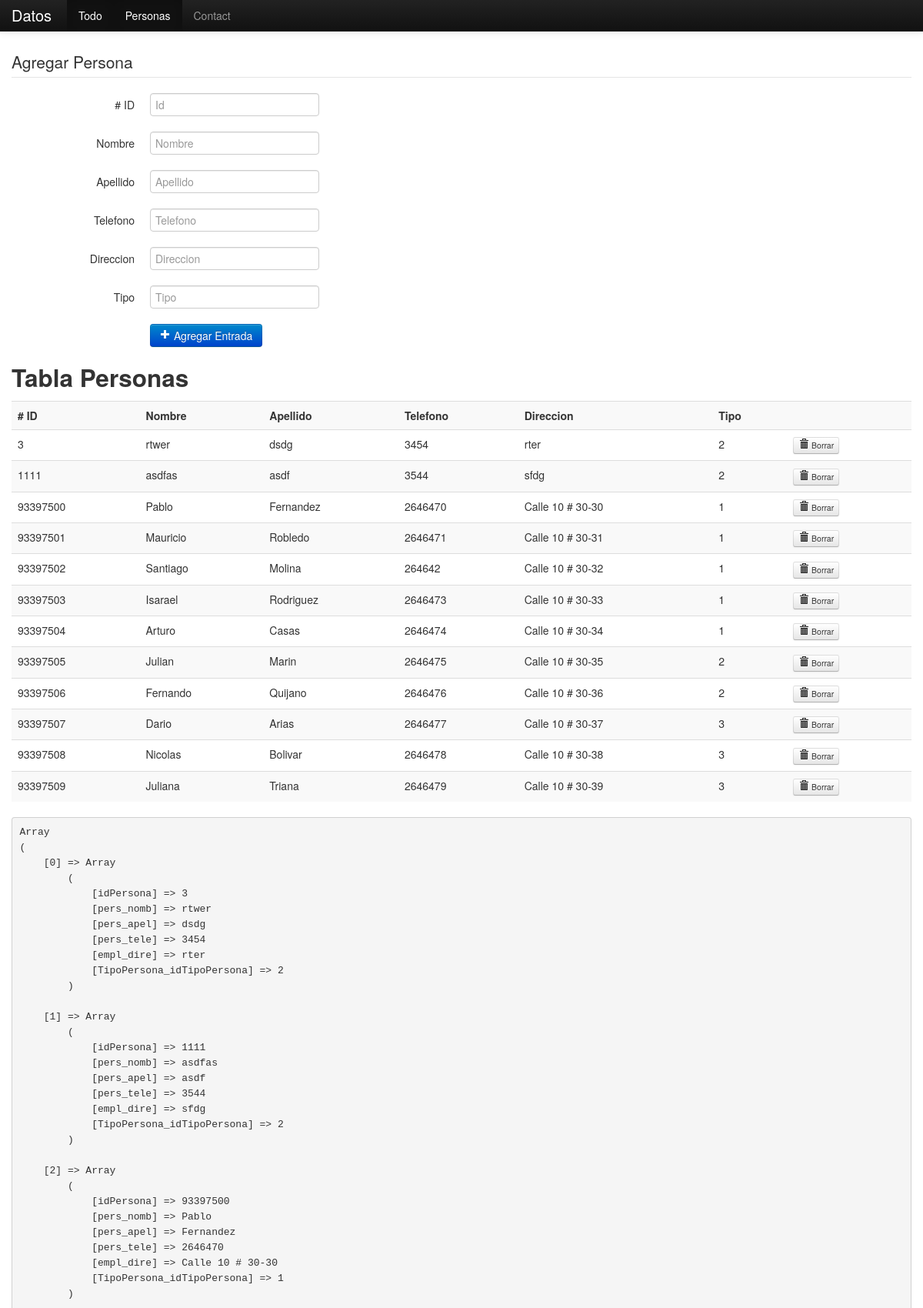
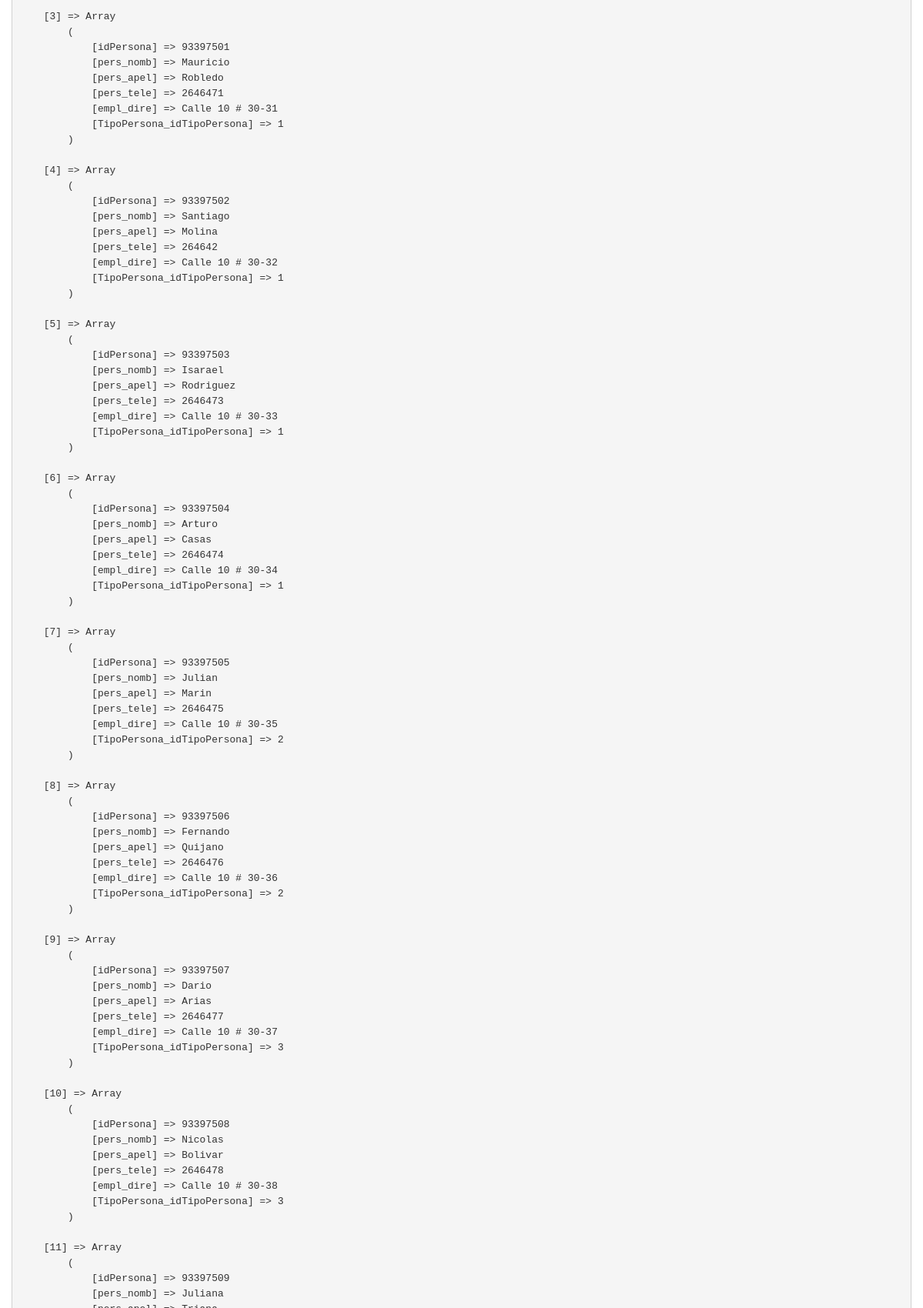
/datos/personas.php (upper part), run on the app's committed database (2 pictures, top to bottom).
### tables this page shows
CREATE TABLE IF NOT EXISTS `persona` (
  `idPersona` int(11) NOT NULL,
  `pers_nomb` varchar(45) DEFAULT NULL,
  `pers_apel` varchar(45) DEFAULT NULL,
  `pers_tele` varchar(45) DEFAULT NULL,
  `empl_dire` varchar(45) DEFAULT NULL,
  `TipoPersona_idTipoPersona` int(11) NOT NULL,
  PRIMARY KEY (`idPersona`),
  KEY `fk_Personas_TipoPersona1_idx` (`TipoPersona_idTipoPersona`)
);

### datos/crud.php (called while the page is built, shortened)
<?php
class Database
{
    private $result = array();
    public function select($table, $rows = '*', $where = null, $order = null)
    {
        $q = 'SELECT '.$rows.' FROM '.$table;
        $query = @mysql_query($q);
        if($query)
        {
            $this->numResults = mysql_num_rows($query);
            for($i = 0; $i < $this->numResults; $i++)
            {
                $r = mysql_fetch_assoc($query);
                $key = array_keys($r);
                for($x = 0; $x < count($key); $x++)
                {
                    if(!is_int($key[$x]))
                    {
                        if(mysql_num_rows($query) > 1)
                            $this->result[$i][$key[$x]] = $r[$key[$x]];
                        else if(mysql_num_rows($query) < 1)
                            $this->result = null;
                        else
                            $this->result[$key[$x]] = $r[$key[$x]];
                    }
                }
            }
            return true;
        }
        else
        {
            return false;
        }
    }
    public function getResult()
    {
        return $this->result;
    }
}
?>

### datos/personas.php (the view, shortened to what this page needs)
<?php
  include('crud.php');
  $table_to_user = "Persona";
?>
<!DOCTYPE html>
<html lang="en">
  <head>
    <link href="css/bootstrap.css" rel="stylesheet">
    <link href="css/bootstrap-responsive.css" rel="stylesheet">
  </head>
  <body>
    <div class="navbar navbar-inverse navbar-fixed-top">
      <div class="navbar-inner">
        <div class="container">
          <a class="brand" href="#"> Datos</a>
          <div class="nav-collapse collapse">
            <ul class="nav">
              <li class="active"><a href="index.php"> Todo </a></li>
              <li class="active"><a href="personas.php"> Personas </a></li>
              <li><a href="#contact">Contact</a></li>
            </ul>
          </div>
        </div>
      </div>
    </div>
    <div class="container">
  <legend> Agregar Persona </legend>
    <form class="form-horizontal" action="<?php echo $_SERVER['PHP_SELF']?>" method="post">
      <div class="control-group">
        <label class="control-label" for="inputId"># ID </label>
        <div class="controls">
        <input type="text" id="inputId" placeholder="Id" name="inputId" value="<?php if (isset($_POST['inputId'])) echo $_POST['inputId']; ?>">
        </div>
      </div>
      <div class="control-group">
        <label class="control-label" for="inputNombre"> Nombre </label>
        <div class="controls">
        <input type="text" id="inputNombre" placeholder="Nombre" name="inputNombre" value="<?php if (isset($_POST['inputNombre'])) echo $_POST['inputNombre']; ?>">
        </div>
      </div>
      <div class="control-group">
        <label class="control-label" for="inputApellido"> Apellido </label>
        <div class="controls">
        <input type="text" id="inputApellido" placeholder="Apellido" name="inputApellido" value="<?php if (isset($_POST['inputApellido'])) echo $_POST['inputApellido']; ?>">
        </div>
      </div>
      <div class="control-group">
        <label class="control-label" for="inputTelefono"> Telefono </label>
        <div class="controls">
        <input type="text" id="inputTelefono" placeholder="Telefono" name="inputTelefono" value="<?php if (isset($_POST['inputTelefono'])) echo $_POST['inputTelefono']; ?>">
        </div>
      </div>
      <div class="control-group">
        <label class="control-label" for="inputDireccion"> Direccion </label>
        <div class="controls">
        <input type="text" id="inputDireccion" placeholder="Direccion" name="inputDireccion" value="<?php if (isset($_POST['inputDireccion'])) echo $_POST['inputDireccion']; ?>">
        </div>
      </div>
      <div class="control-group">
        <label class="control-label" for="inputTipo"> Tipo </label>
        <div class="controls">
        <input type="text" id="inputTipo" placeholder="Tipo" name="inputTipo" value="<?php if (isset($_POST['inputTipo'])) echo $_POST['inputTipo']; ?>">
        </div>
      </div>
      <div class="control-group">
        <div class="controls">
          <button type="submit" class="btn btn-primary" name="btnpersona"><i class='icon-plus icon-white'></i> Agregar Entrada</button>
        </div>
      </div>
    </form>
<h2> Tabla Personas </h2>
  <table class="table table-striped">
  <tr class="success" >
    <th># ID </th>
    <th> Nombre  </th>
    <th> Apellido </th>
    <th> Telefono </th>
    <th> Direccion </th>
    <th> Tipo </th>
    <th> </th>
  </tr>
<?php
  $db = new Database();
  $db->connect();
  $db->select($table_to_user);
  $result_personas = $db->getResult();
    for ( $i = 0; $i <count($result_personas); $i++) {
      echo "<tr>";
      echo "<td>";
      echo "{$result_personas[$i][idPersona]}";
      echo "</td>";
      echo "<td>";
      echo "{$result_personas[$i][pers_nomb]} \n";
      echo "</td>";
      echo "<td>";
      echo "{$result_personas[$i][pers_apel]} \n";
      echo "</td>";
      echo "<td>";
      echo "{$result_personas[$i][pers_tele]} \n";
      echo "</td>";
      echo "<td>";
      echo "{$result_personas[$i][empl_dire]} \n";
      echo "</td>";
      echo "<td>";
      echo "{$result_personas[$i][TipoPersona_idTipoPersona]} \n";
      echo "</td>";
      echo "<td>";
      echo "<a class='btn btn-mini' href='#'><i class='icon-trash'></i> Borrar</a>";
      echo "</td>";
      echo "</tr>";
    }
?>
  </table>
<?php
  echo "<pre>";
    print_r($result_personas);
  echo "</pre>";
?>
    </div>
  </body>
</html>

### datos/personas.php (style rules this page uses)
body { padding-top: 60px; }

### data on the page
persona: idPersona "3", pers_nomb "rtwer", pers_apel "dsdg", pers_tele "3454", empl_dire "rter", TipoPersona_idTipoPersona "2"
persona: idPersona "1111", pers_nomb "asdfas", pers_apel "asdf", pers_tele "3544", empl_dire "sfdg", TipoPersona_idTipoPersona "2"
persona: idPersona "93397500", pers_nomb "Pablo", pers_apel "Fernandez", pers_tele "2646470", empl_dire "Calle 10 # 30-30", TipoPersona_idTipoPersona "1"
persona: idPersona "93397501", pers_nomb "Mauricio", pers_apel "Robledo", pers_tele "2646471", empl_dire "Calle 10 # 30-31", TipoPersona_idTipoPersona "1"
persona: idPersona "93397502", pers_nomb "Santiago", pers_apel "Molina", pers_tele "264642", empl_dire "Calle 10 # 30-32", TipoPersona_idTipoPersona "1"
persona: idPersona "93397503", pers_nomb "Isarael", pers_apel "Rodriguez", pers_tele "2646473", empl_dire "Calle 10 # 30-33", TipoPersona_idTipoPersona "1"
persona: idPersona "93397504", pers_nomb "Arturo", pers_apel "Casas", pers_tele "2646474", empl_dire "Calle 10 # 30-34", TipoPersona_idTipoPersona "1"
persona: idPersona "93397505", pers_nomb "Julian", pers_apel "Marin", pers_tele "2646475", empl_dire "Calle 10 # 30-35", TipoPersona_idTipoPersona "2"
persona: idPersona "93397506", pers_nomb "Fernando", pers_apel "Quijano", pers_tele "2646476", empl_dire "Calle 10 # 30-36", TipoPersona_idTipoPersona "2"
persona: idPersona "93397507", pers_nomb "Dario", pers_apel "Arias", pers_tele "2646477", empl_dire "Calle 10 # 30-37", TipoPersona_idTipoPersona "3"
persona: idPersona "93397508", pers_nomb "Nicolas", pers_apel "Bolivar", pers_tele "2646478", empl_dire "Calle 10 # 30-38", TipoPersona_idTipoPersona "3"
persona: idPersona "93397509", pers_nomb "Juliana", pers_apel "Triana", pers_tele "2646479", empl_dire "Calle 10 # 30-39", TipoPersona_idTipoPersona "3"
